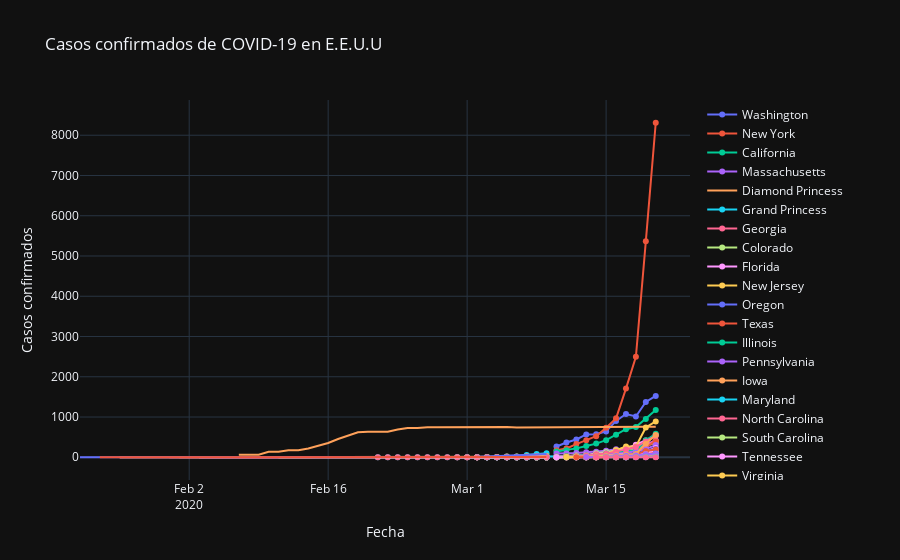

The notebook cell this image was saved under:
### Code cell
fig = go.Figure()
eeuu = df_confirmed[df_confirmed['Country/Region']=='US']
for area in eeuu['Province/State'].values:
    dates_area, values_area = get_series(area, 'area', df_confirmed)
    fig.add_trace(go.Scatter(x=dates_area, y=values_area, name=area))
fig.update_layout(
    title='Casos confirmados de COVID-19 en E.E.U.U',
    xaxis_title='Fecha',
    yaxis_title='Casos confirmados',
    template='plotly_dark')
py.offline.iplot(fig)
